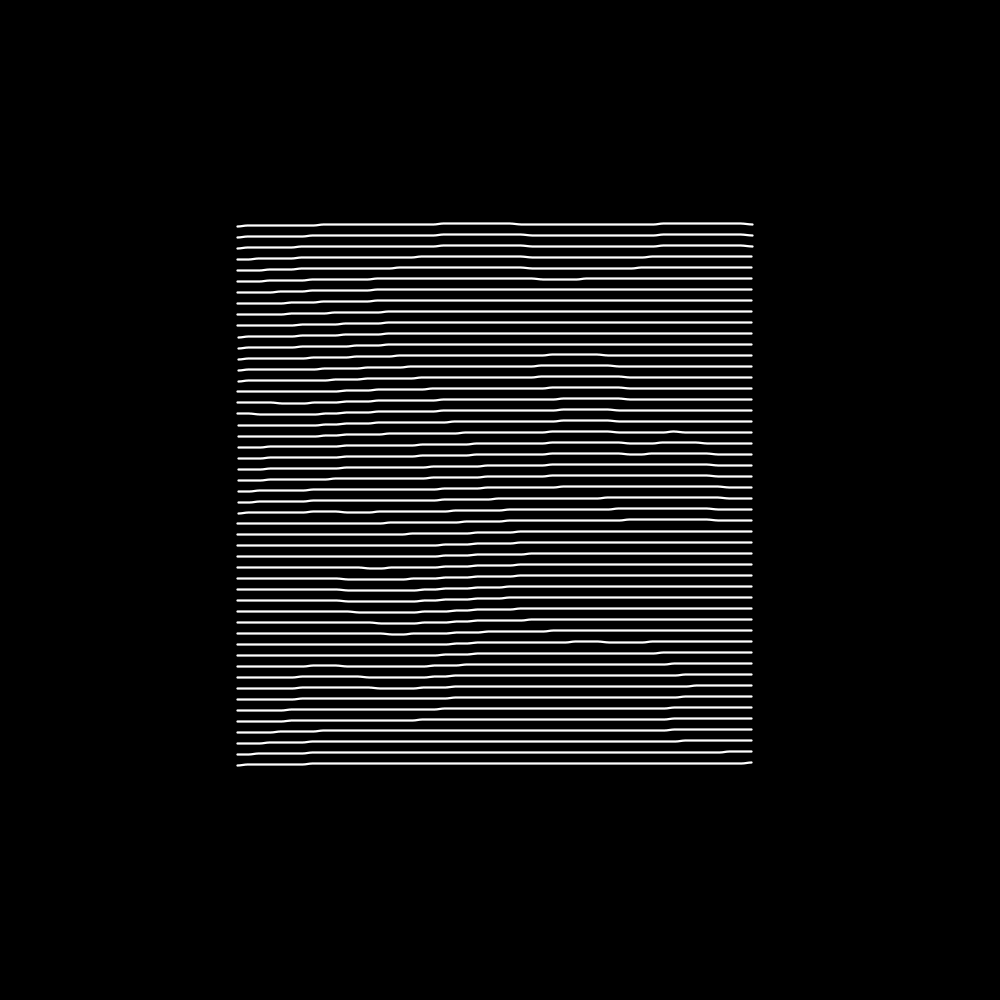
Frame 1 (no input)
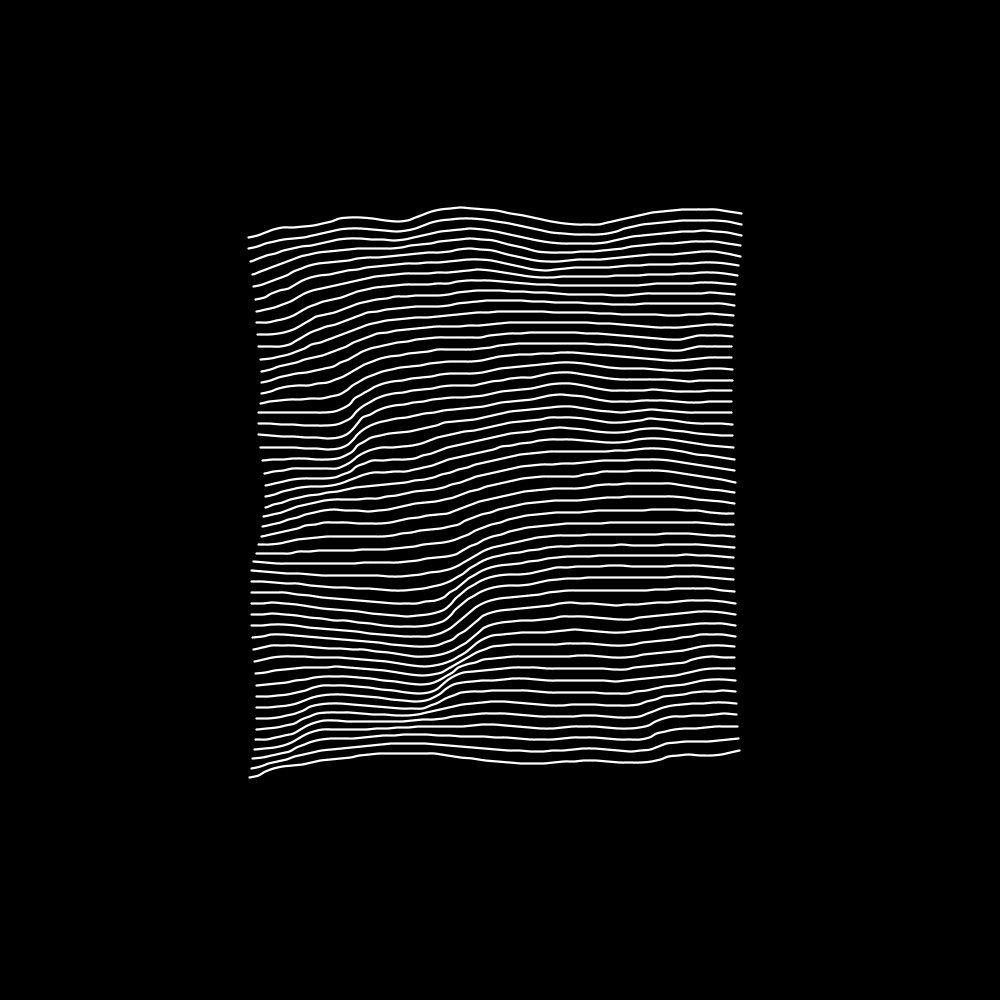
Frame 60 (the mouse pressed at the canvas centre just before this capture)
Frame 120 (the mouse held since frame 60 and released just before this capture): identical to frame 60, image omitted

The Processing sketch that drew these frames (run headless with seeded random() and noise(); from frame 60 on, the mouse is pressed at the canvas centre):

// Processing sketch: generative28
// ── generative28.pde
import java.util.UUID;

float[][] xValues;
float[][] yValues;
float colScale;
float rowScale;

final int margin = 225;
final int rows = 50;
final int cols = 50;
final float numFrames = 12;
final float lumpiness = 5;
final float stepSize = 0.03;

void setup() {
  size(1000,1000);
  noFill();
  smooth(2);
  pixelDensity(displayDensity());
  stroke(255);
  strokeWeight(2.25);
  
  colScale = (width - 2 * margin) / cols;
  rowScale = (height - 2 * margin) / rows;
  
  xValues = new float[rows][cols];
  yValues = new float[rows][cols];
    
  for (int col = 0; col < cols; col++) {
    for (int row = 0; row < rows; row++) {
      xValues[row][col] = margin + col * colScale;
      yValues[row][col] = margin + row * rowScale;
    }
  }
}

int count = 0;
void draw() {
  if (count < numFrames) {  
    background(0);
    
    float yoff = 0;
    for (int row = 0; row < rows; row++) {
      float xoff = 0;
  
      beginShape();
      for (int col = 0; col < cols; col++) {
        xValues[row][col] += map(noise(xoff,yoff), 0, 1, -lumpiness, lumpiness);
        yValues[row][col] += map(noise(xoff,yoff), 0, 1, -lumpiness, lumpiness);
   
        curveVertex(xValues[row][col], yValues[row][col]);
        
        xoff += stepSize;
      }
      endShape();
      yoff += stepSize;
    }
  }
  
  count++;
}

void mousePressed() {
  if (mouseButton == LEFT) {
    redraw();
  } 
  else if (mouseButton == RIGHT) {
    draw();
  }
}

void keyPressed () {
  if (key == RETURN || key == ENTER) {
    String uuid = UUID.randomUUID().toString();
    save(uuid + ".tif");
  }
}
